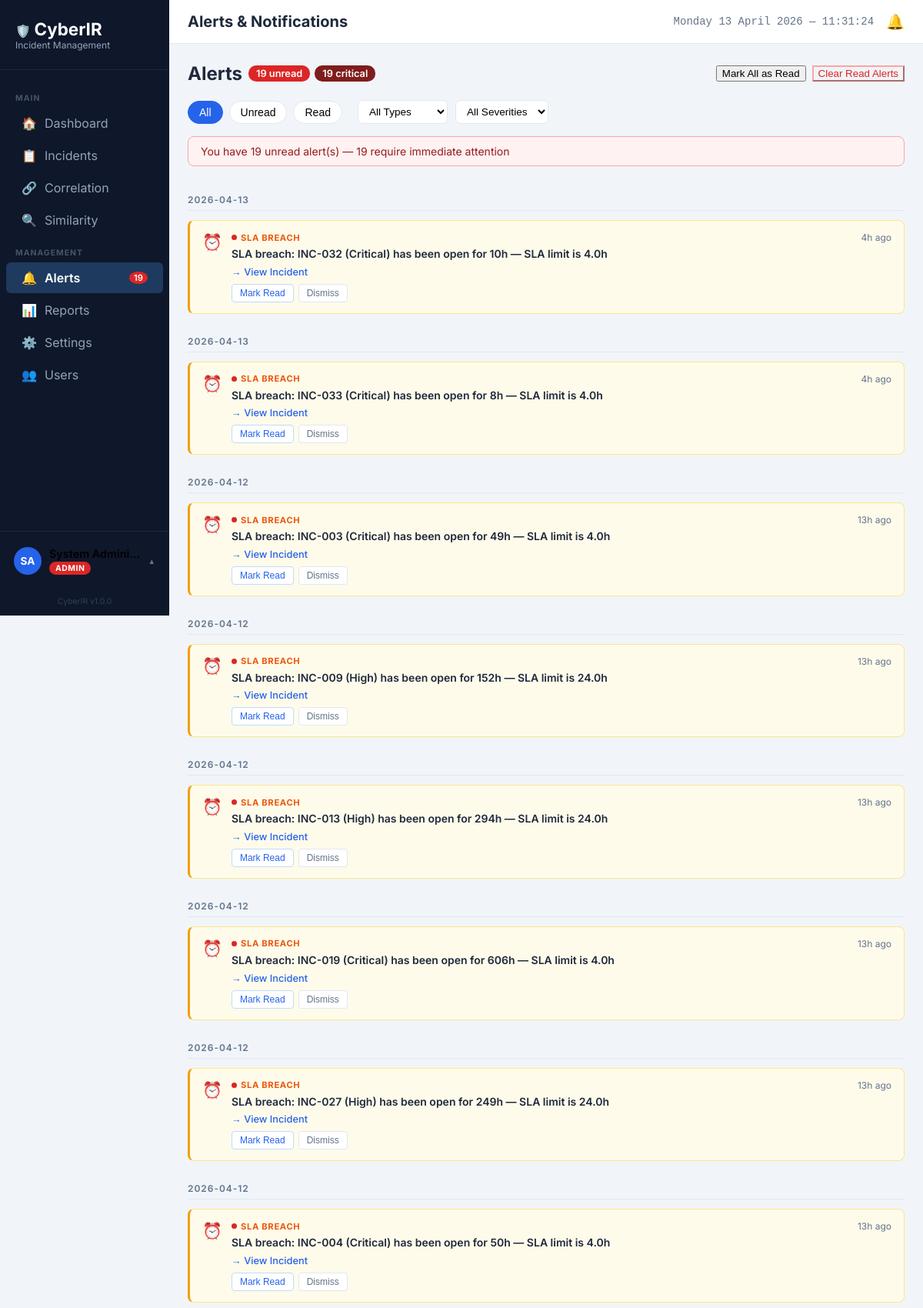
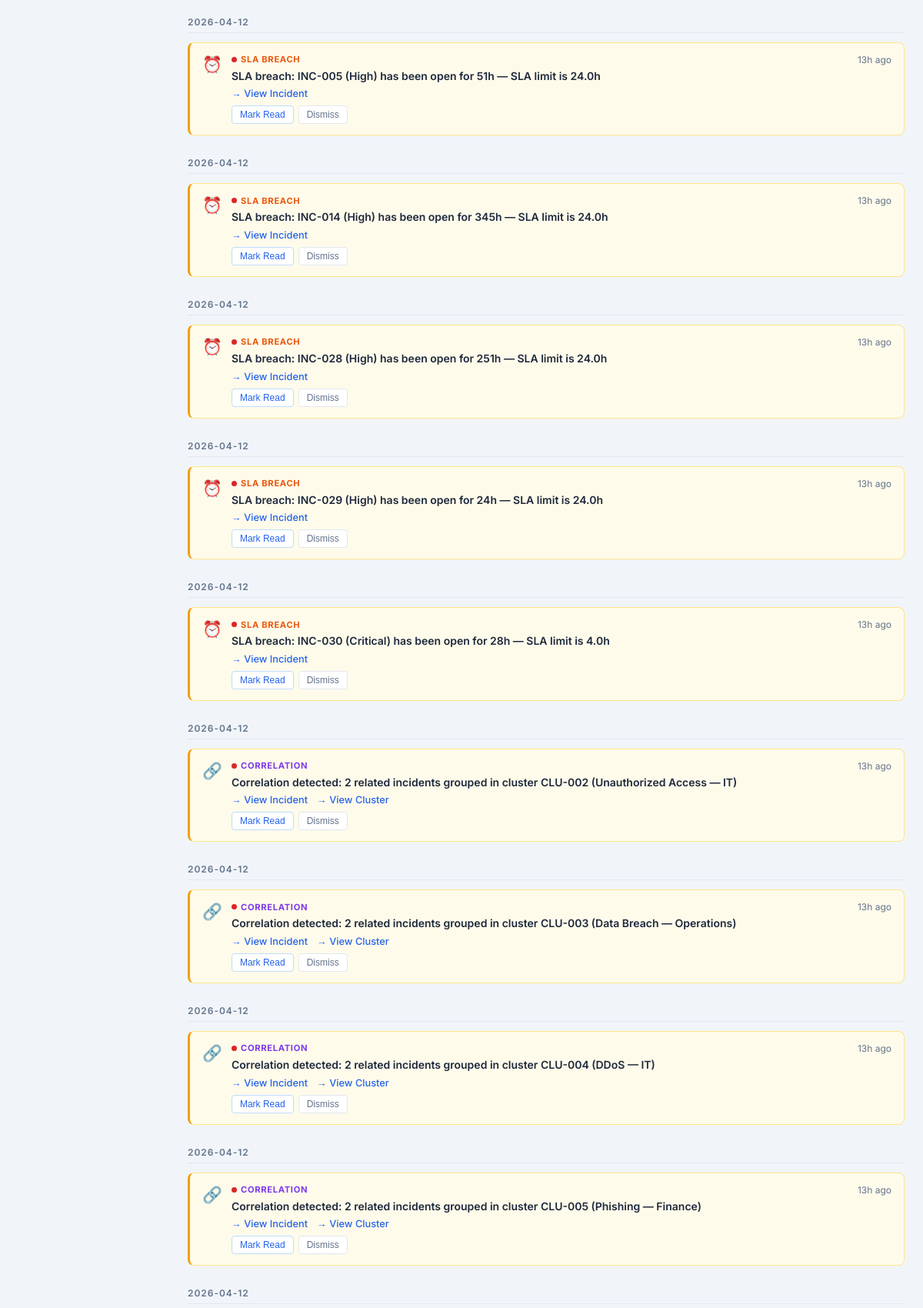
/alerts (signed in, upper part), run on the app's committed database (2 pictures, top to bottom).
### tables this page shows
CREATE TABLE users (
    id INTEGER PRIMARY KEY AUTOINCREMENT,
    full_name TEXT NOT NULL,
    email TEXT UNIQUE NOT NULL,
    phone_number TEXT,
    password_hash TEXT NOT NULL,
    role TEXT NOT NULL CHECK(role IN ('Admin', 'Analyst', 'Viewer')),
    has_admin_privileges BOOLEAN DEFAULT 0,
    is_active BOOLEAN DEFAULT 1,
    created_at TIMESTAMP DEFAULT CURRENT_TIMESTAMP,
    last_login TIMESTAMP,
    created_by INTEGER REFERENCES users(id)
, avatar_color TEXT DEFAULT "#2563eb");

CREATE TABLE alerts (
    id INTEGER PRIMARY KEY AUTOINCREMENT,
    alert_type TEXT NOT NULL CHECK(alert_type IN ('HIGH_PRIORITY','CORRELATION','SIMILARITY','SLA_BREACH','ASSIGNMENT','ESCALATION','SYSTEM')),
    severity TEXT NOT NULL CHECK(severity IN ('CRITICAL','WARNING','INFO')),
    message TEXT NOT NULL,
    incident_id INTEGER REFERENCES incidents(id),
    cluster_id TEXT,
    recipient_id INTEGER REFERENCES users(id),
    recipient_role TEXT,
    is_read BOOLEAN DEFAULT 0,
    read_at TIMESTAMP,
    dismissed BOOLEAN DEFAULT 0,
    dismissed_at TIMESTAMP,
    created_at TIMESTAMP DEFAULT CURRENT_TIMESTAMP
);

### app.py (the view)
@app.route('/alerts')
@login_required
def alerts():
    try:
        conn = get_db_connection()
        page = int(request.args.get('page', 1))
        per_page = int(request.args.get('per_page', 50))
        offset = (page - 1) * per_page
        alerts_list = conn.execute(
            "SELECT * FROM alerts WHERE (recipient_id=? OR recipient_role=?) AND dismissed=0 ORDER BY created_at DESC LIMIT ? OFFSET ?",
            [current_user.id, current_user.role, per_page, offset]
        ).fetchall()
        total_count  = conn.execute("SELECT COUNT(*) as c FROM alerts WHERE (recipient_id=? OR recipient_role=?) AND dismissed=0",[current_user.id,current_user.role]).fetchone()['c']
        unread_count = conn.execute("SELECT COUNT(*) as c FROM alerts WHERE (recipient_id=? OR recipient_role=?) AND is_read=0 AND dismissed=0",[current_user.id,current_user.role]).fetchone()['c']
        critical_count = conn.execute("SELECT COUNT(*) as c FROM alerts WHERE (recipient_id=? OR recipient_role=?) AND severity='CRITICAL' AND is_read=0 AND dismissed=0",[current_user.id,current_user.role]).fetchone()['c']
        conn.close()
        return render_template('alerts.html',
            alerts=alerts_list,
            total_count=total_count,
            unread_count=unread_count,
            critical_count=critical_count,
            page=page,
            per_page=per_page,
            active_page='alerts')
    except Exception as e:
        import traceback; traceback.print_exc()
        flash('Error loading alerts.','error')
        return redirect(url_for('dashboard'))

### templates/alerts.html (shortened to what this page needs)
{% extends "base.html" %}
{% block page_title %}Alerts & Notifications{% endblock %}
{% block extra_css %}
<link rel="stylesheet" href="{{ url_for('static', filename='css/alerts.css') }}">
{% endblock %}
{% block content %}
<div class="alerts-action-bar">
    <div style="display: flex; align-items: center;">
        <h2 style="margin: 0; font-size: 1.5rem; color: var(--text-primary);">Alerts</h2>
        {% if unread_count > 0 %}
        <span class="unread-badge" id="unreadBadge">{{ unread_count }} unread</span>
        {% endif %}
        {% if critical_count > 0 %}
        <span class="critical-badge" id="criticalBadge">{{ critical_count }} critical</span>
        {% endif %}
    </div>
    <div class="button-group">
        <button id="markAllReadBtn" class="btn btn-outline" {% if unread_count == 0 %}disabled style="opacity: 0.5; cursor: not-allowed;"{% endif %}>
            Mark All as Read
        </button>
        <button id="dismissAllReadBtn" class="btn btn-outline" style="color: #dc2626; border-color: #fca5a5;" {% if total_count == unread_count %}disabled style="opacity: 0.5; cursor: not-allowed;"{% endif %}>
            Clear Read Alerts
        </button>
    </div>
</div>
<div class="filter-bar">
    <div style="display: flex; gap: 8px;">
        <button class="filter-tab active" data-filter="all">All</button>
        <button class="filter-tab" data-filter="unread">Unread</button>
        <button class="filter-tab" data-filter="read">Read</button>
    </div>
    <form id="filterForm" method="GET" action="/alerts" style="display: flex; gap: 10px; align-items: center; margin-left: 10px;">
        <select name="alert_type" class="filter-select" onchange="this.form.submit()">
            <option value="All Types" {% if request.args.get('alert_type') == 'All Types' or not request.args.get('alert_type') %}selected{% endif %}>All Types</option>
        </select>
        <select name="severity" class="filter-select" onchange="this.form.submit()">
            <option value="All Severities" {% if request.args.get('severity') == 'All Severities' or not request.args.get('severity') %}selected{% endif %}>All Severities</option>
        </select>
    </form>
</div>
{% if unread_count > 0 %}
<div class="alerts-summary-bar">
    You have {{ unread_count }} unread alert(s) — {{ critical_count }} require immediate attention
</div>
{% endif %}
<div id="alertsList" class="alerts-list">
    {% if not alerts %}
        {% if request.args.get('alert_type') and request.args.get('alert_type') != 'All Types' or request.args.get('severity') and request.args.get('severity') != 'All Severities' %}
        <div id="emptyState" class="empty-state">
            <div class="empty-state-icon">🔍</div>
            <div class="empty-state-title">No alerts match your filters</div>
            <div style="font-size: 0.9rem;"><a href="/alerts" style="color: #2563eb;">Clear filters</a></div>
        </div>
        {% else %}
        <div id="emptyState" class="empty-state">
            <div class="empty-state-icon">✅</div>
            <div class="empty-state-title">You're all caught up!</div>
            <div style="font-size: 0.9rem;">No alerts to display</div>
        </div>
        {% endif %}
    {% else %}
        {% set current_date = None %}
        {% for alert in alerts %}
            {% set dt_split = alert.created_at.split(' ') %}
            {% set alert_date = dt_split[0] %}
            {% if alert_date != current_date %}
                <div class="date-group-header">{{ alert_date }}</div>
                {% set current_date = alert_date %}
            {% endif %}
            <div class="alert-item {% if alert.is_read == 0 %}alert-unread{% endif %}">
                <div class="alert-icon">
                    {% if alert.alert_type == 'HIGH_PRIORITY' %}🔴
                    {% elif alert.alert_type == 'CORRELATION' %}🔗
                    {% elif alert.alert_type == 'SIMILARITY' %}🔍
                    {% elif alert.alert_type == 'SLA_BREACH' %}⏰
                    {% elif alert.alert_type == 'ASSIGNMENT' %}👤
                    {% elif alert.alert_type == 'ESCALATION' %}⬆️
                    {% else %}⚙️{% endif %}
                </div>
                <div class="alert-body">
                    <div class="alert-header-row">
                        <div class="alert-type-label" style="
                            {% if alert.alert_type == 'HIGH_PRIORITY' %}color: #dc2626;
                            {% elif alert.alert_type == 'CORRELATION' %}color: #7c3aed;
                            {% elif alert.alert_type == 'SIMILARITY' %}color: #2563eb;
                            {% elif alert.alert_type == 'SLA_BREACH' %}color: #ea580c;
                            {% elif alert.alert_type == 'ASSIGNMENT' %}color: #0891b2;
                            {% elif alert.alert_type == 'ESCALATION' %}color: #991b1b;
                            {% else %}color: #64748b;{% endif %}
                        ">
                            <span class="severity-dot {% if alert.severity == 'CRITICAL' %}dot-critical{% elif alert.severity == 'WARNING' %}dot-warning{% else %}dot-info{% endif %}"></span>
                            {{ alert.alert_type.replace('_', ' ') }}
                        </div>
                        <div class="alert-time" data-created="{{ alert.created_at }}">{{ alert.created_at }}</div>
                    </div>
                    <div class="alert-message {% if alert.is_read == 0 %}alert-message-unread{% endif %}">
                        {{ alert.message }}
                    </div>
                    <div class="alert-links">
                        {% if alert.incident_id %}
                            <a href="/incidents/{{ alert.incident_id }}" class="alert-link">→ View Incident</a>
                        {% endif %}
                        {% if alert.cluster_id %}
                            <a href="/correlation/{{ alert.cluster_id }}" class="alert-link">→ View Cluster</a>
                        {% endif %}
                    </div>
                    <div class="alert-actions">
                        {% if alert.is_read == 0 %}
                            <button class="alert-action-btn mark-read-btn" data-alert-id="{{ alert.id }}">Mark Read</button>
                        {% endif %}
                        <button class="alert-action-btn dismiss-btn" data-alert-id="{{ alert.id }}">Dismiss</button>
                    </div>
                </div>
            </div>
        {% endfor %}
    {% endif %}
</div>
{% endblock %}

### templates/base.html (shortened to what this page needs)
<!DOCTYPE html>
<html lang="en">
<head>
    <link rel="stylesheet" href="{{ url_for('static', filename='css/base.css') }}">
    {% block extra_css %}{% endblock %}
</head>
<body>
    <div class="sidebar">
        <div class="logo-area">
            🛡️ <span class="logo-text">CyberIR</span>
            <div class="subtitle">Incident Management</div>
        </div>
        <nav class="nav-links">
            <div class="nav-section-label">Main</div>
            <a href="{{ url_for('dashboard') }}" class="{{ 'active' if active_page == 'dashboard' else '' }}">
                <span class="icon">🏠</span> Dashboard
            </a>
            <a href="/incidents" class="{{ 'active' if active_page == 'incidents' else '' }}">
                <span class="icon">📋</span> Incidents
            </a>
            <a href="/correlation" class="{{ 'active' if active_page == 'correlation' else '' }}">
                <span class="icon">🔗</span> Correlation
            </a>
            <a href="/similarity" class="{{ 'active' if active_page == 'similarity' else '' }}">
                <span class="icon">🔍</span> Similarity
            </a>
            <div class="nav-section-label">Management</div>
            <a href="/alerts" class="{{ 'active' if active_page == 'alerts' else '' }}">
                <span class="icon">🔔</span> Alerts
                {% if unread_alerts_count > 0 %}
                <span class="alert-badge" id="sidebarAlertBadge">{{ unread_alerts_count }}</span>
                {% else %}
                <span class="alert-badge" id="sidebarAlertBadge" style="display:none">0</span>
                {% endif %}
            </a>
            {% if current_user.has_admin_privileges or current_user.role == 'Admin' %}
            <a href="/reports" class="{{ 'active' if active_page == 'reports' else '' }}">
                <span class="icon">📊</span> Reports
            </a>
            {% endif %}
            {% if current_user.role == 'Admin' %}
            <a href="/settings" class="{{ 'active' if active_page == 'settings' else '' }}">
                <span class="icon">⚙️</span> Settings
            </a>
            <a href="/users" class="{{ 'active' if active_page == 'users' else '' }}">
                <span class="icon">👥</span> Users
            </a>
            {% endif %}
        </nav>
        <div class="sidebar-user-wrapper">
          <div class="sidebar-user-trigger"
            id="profileTrigger">
            <div class="avatar-circle"
              id="sidebarAvatar"
              style="background: {{ current_user.avatar_color
                if current_user.avatar_color
                else '#2563eb' }}">
              {{ current_user.full_name[0].upper() }}
              {%- if current_user.full_name.split()|length > 1 -%}
                {{ current_user.full_name.split()[-1][0].upper() }}
              {%- endif %}
            </div>
            <div class="sidebar-user-info" style="display:flex; flex-direction:column; min-width:0;">
              <div class="sidebar-user-name" id="sidebarUserName" style="font-weight: 600; font-size: 0.9rem; white-space: nowrap; overflow: hidden; text-overflow: ellipsis;">
                {{ current_user.full_name }}
              </div>
              <span class="role-badge role-{{ current_user.role.lower() }}" style="margin-top:2px;">
                {{ current_user.role }}
              </span>
            </div>
            <span class="profile-chevron">▲</span>
          </div>
        </div>
        <div class="sidebar-version">
            {{ app_name }} v{{ app_version }}
        </div>
    </div>
    <div class="main-wrapper">
        <header class="top-header">
            <div style="display:flex; align-items:center;">
                <h1 class="page-title">{% block page_title %}{% endblock %}</h1>
            </div>
            <div class="header-right flex gap-3 align-center">
                <div class="datetime" id="liveClock"></div>
                <a href="/alerts" class="notification-icon">🔔</a>
            </div>
        </header>
        <main class="content-area">
            {% block content %}{% endblock %}
        </main>
    </div>
</body>
</html>

### data on the page
users: full_name "S", full_name.split "A", full_name "System Admini…", role "ADMIN"
alerts: created_at "2026-04-13", alert_type.replace "SLA BREACH", message "SLA breach: INC-032 (Critical) has been open for 10h — SLA limit is 4.0h"
alerts: created_at "2026-04-13", alert_type.replace "SLA BREACH", message "SLA breach: INC-033 (Critical) has been open for 8h — SLA limit is 4.0h"
alerts: created_at "2026-04-12", alert_type.replace "SLA BREACH", message "SLA breach: INC-003 (Critical) has been open for 49h — SLA limit is 4.0h"
alerts: created_at "2026-04-12", alert_type.replace "SLA BREACH", message "SLA breach: INC-009 (High) has been open for 152h — SLA limit is 24.0h"
alerts: created_at "2026-04-12", alert_type.replace "SLA BREACH", message "SLA breach: INC-013 (High) has been open for 294h — SLA limit is 24.0h"
alerts: created_at "2026-04-12", alert_type.replace "SLA BREACH", message "SLA breach: INC-019 (Critical) has been open for 606h — SLA limit is 4.0h"
alerts: created_at "2026-04-12", alert_type.replace "SLA BREACH", message "SLA breach: INC-027 (High) has been open for 249h — SLA limit is 24.0h"
alerts: created_at "2026-04-12", alert_type.replace "SLA BREACH", message "SLA breach: INC-004 (Critical) has been open for 50h — SLA limit is 4.0h"
alerts: created_at "2026-04-12", alert_type.replace "SLA BREACH", message "SLA breach: INC-005 (High) has been open for 51h — SLA limit is 24.0h"
alerts: created_at "2026-04-12", alert_type.replace "SLA BREACH", message "SLA breach: INC-014 (High) has been open for 345h — SLA limit is 24.0h"
alerts: created_at "2026-04-12", alert_type.replace "SLA BREACH", message "SLA breach: INC-028 (High) has been open for 251h — SLA limit is 24.0h"
alerts: created_at "2026-04-12", alert_type.replace "SLA BREACH", message "SLA breach: INC-029 (High) has been open for 24h — SLA limit is 24.0h"
alerts: created_at "2026-04-12", alert_type.replace "SLA BREACH", message "SLA breach: INC-030 (Critical) has been open for 28h — SLA limit is 4.0h"
alerts: created_at "2026-04-12", alert_type.replace "CORRELATION", message "Correlation detected: 2 related incidents grouped in cluster CLU-002 (Unauthorized Access — IT)"
alerts: created_at "2026-04-12", alert_type.replace "CORRELATION", message "Correlation detected: 2 related incidents grouped in cluster CLU-003 (Data Breach — Operations)"
alerts: created_at "2026-04-12", alert_type.replace "CORRELATION", message "Correlation detected: 2 related incidents grouped in cluster CLU-004 (DDoS — IT)"
alerts: created_at "2026-04-12", alert_type.replace "CORRELATION", message "Correlation detected: 2 related incidents grouped in cluster CLU-005 (Phishing — Finance)"
alerts: created_at "2026-04-12"

### other printed values
{{ unread_alerts_count }} "19"
{{ app_name }} "CyberIR"
{{ app_version }} "1.0.0"
{{ unread_count }} "19"
{{ critical_count }} "19"
